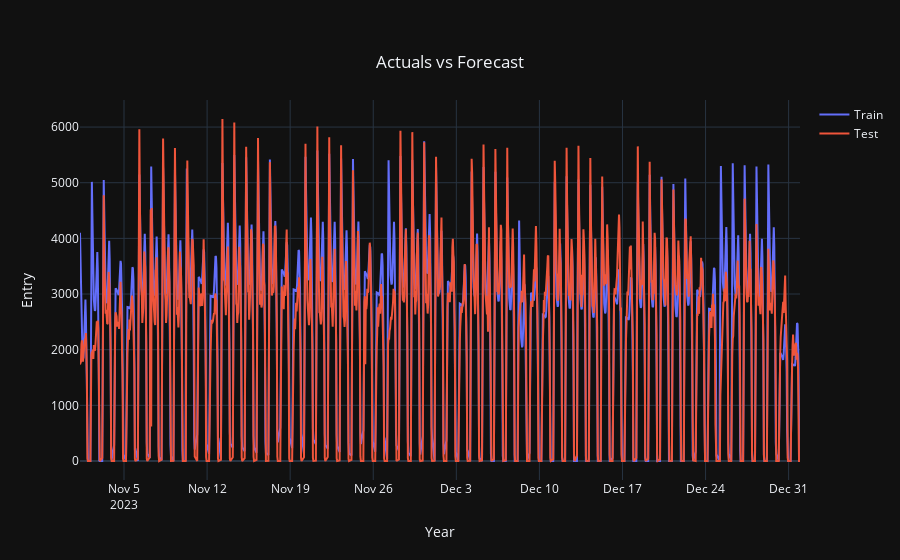

Source (notebook cell):
### Code cell
train_samples = go.Scatter(x = test_forecast['ds'],
                  y = test_forecast['yhat'],
                  mode = 'lines',
                  name = 'Train')
test_samples = go.Scatter(x = test['ds'],
                  y = test['y'],
                  mode = 'lines',
                  name = 'Test')

layout = go.Layout(title={'text': 'Actuals vs Forecast',
                          'y':0.9,
                          'x':0.5,
                          'xanchor': 'center',
                          'yanchor': 'top'},
                   xaxis = dict(title = 'Year'),
                   yaxis = dict(title = 'Entry'),
                   template = 'plotly_dark')

data = [train_samples, test_samples]
fig = go.Figure(data = data, layout = layout)
iplot(fig)

### Figure 1 — Plotly figure (JSON) as saved in the notebook; plotly's stock layout.template omitted (floating-point values rounded to 4 significant figures; data arrays with more than 128 entries replaced by an {"elided": "..."} marker saying what was removed)
{"data": [{"mode": "lines", "name": "Train", "type": "scatter", "x": {"elided": "1217 str values"}, "y": {"elided": "1217 int values"}}, {"mode": "lines", "name": "Test", "type": "scatter", "x": {"elided": "1217 str values"}, "y": {"elided": "1217 int values"}}], "layout": {"title": {"text": "Actuals vs Forecast", "x": 0.5, "xanchor": "center", "y": 0.9, "yanchor": "top"}, "xaxis": {"title": {"text": "Year"}}, "yaxis": {"title": {"text": "Entry"}}}}
